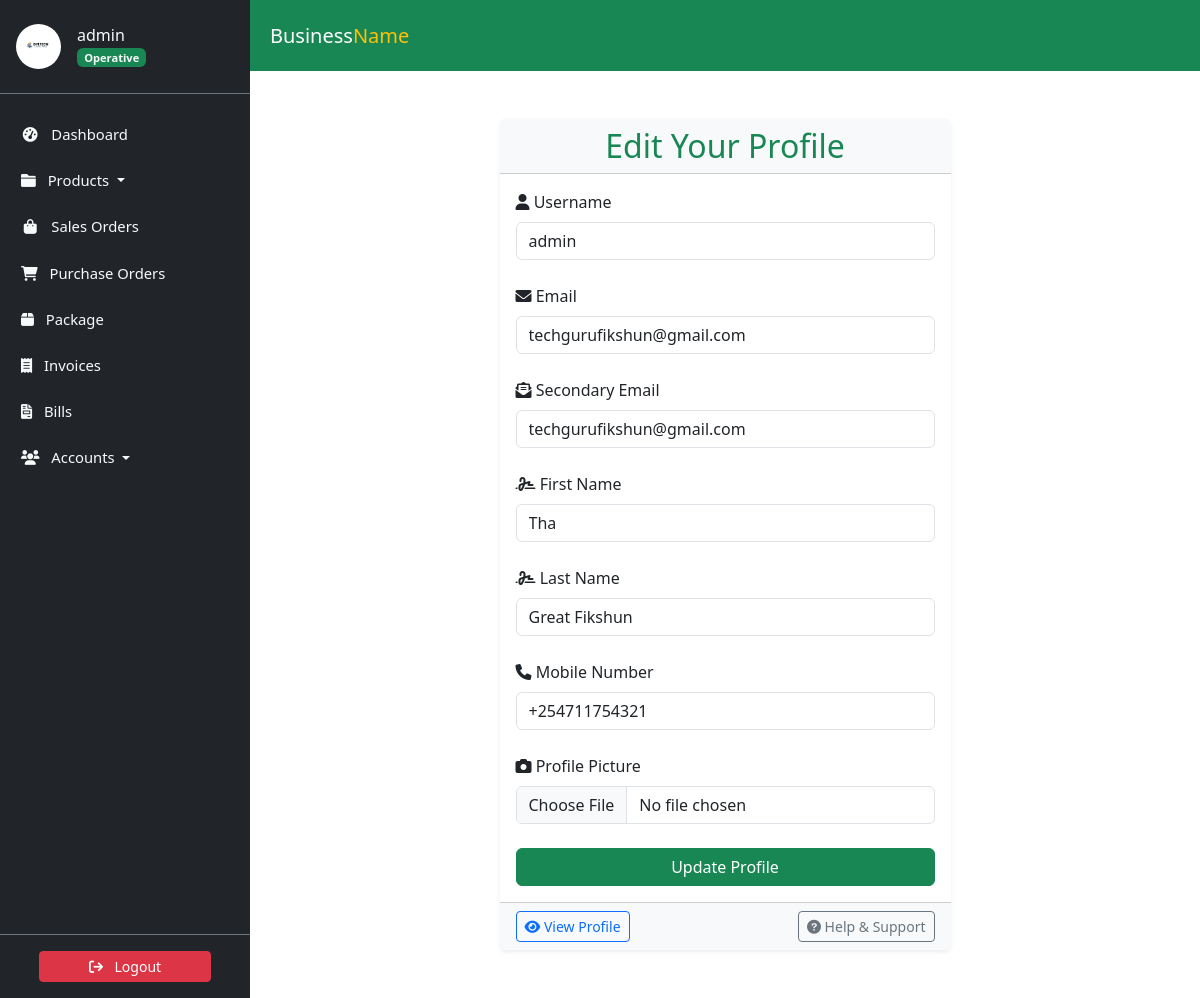
The page /staff/profile/update/ (signed in) on the database its author committed.
### accounts/models.py (models this page shows, shortened)
class Profile(models.Model):
    user = models.OneToOneField(
        User, on_delete=models.CASCADE, verbose_name='User'
    )
    slug = AutoSlugField(
        unique=True,
        verbose_name='Account ID',
        populate_from='email'
    )
    profile_picture = ProcessedImageField(
        default='profile_pics/default.jpg',
        upload_to='profile_pics',
        format='JPEG',
        processors=[ResizeToFill(150, 150)],
        options={'quality': 100}
    )
    telephone = PhoneNumberField(
        null=True, blank=True, verbose_name='Telephone'
    )
    email = models.EmailField(
        max_length=150, blank=True, null=True, verbose_name='Email'
    )
    first_name = models.CharField(
        max_length=30, blank=True, verbose_name='First Name'
    )
    last_name = models.CharField(
        max_length=30, blank=True, verbose_name='Last Name'
    )
    status = models.CharField(
        choices=STATUS_CHOICES,
        max_length=12,
        default='INA',
        verbose_name='Status'
    )
    role = models.CharField(
        choices=ROLE_CHOICES,
        max_length=12,
        blank=True,
        null=True,
        verbose_name='Role'
    )
    class Meta:
        ordering = ['slug']
        verbose_name = 'Profile'
        verbose_name_plural = 'Profiles'

### accounts/views.py (the view)
# urls.py: path('profile/update/', user_views.profile_update,
@login_required
def profile_update(request):
    if request.method == 'POST':
        u_form = UserUpdateForm(request.POST, instance=request.user)
        p_form = ProfileUpdateForm(
            request.POST,
            request.FILES,
            instance=request.user.profile
        )
        if u_form.is_valid() and p_form.is_valid():
            u_form.save()
            p_form.save()
            return redirect('user-profile')  # Redirect to profile page after update
    else:
        u_form = UserUpdateForm(instance=request.user)
        p_form = ProfileUpdateForm(instance=request.user.profile)
    return render(
        request,
        'accounts/profile_update.html',
        {'u_form': u_form, 'p_form': p_form}
    )

### accounts/forms.py
class UserUpdateForm(forms.ModelForm):
    class Meta:
        model = User
        fields = [
            'username',
            'email'
        ]

class ProfileUpdateForm(forms.ModelForm):
    class Meta:
        model = Profile
        fields = [
            'telephone',
            'email',
            'first_name',
            'last_name',
            'profile_picture'
        ]

### accounts/templates/accounts/profile_update.html (shortened to what this page needs)
{% extends 'store/base.html' %}
{% load crispy_forms_tags %}
{% block content %}
    <div class="container my-5">
        <div class="row justify-content-center">
            <div class="col-md-8 col-lg-6">
                <div class="card shadow-sm border-0">
                    <div class="card-header bg-light">
                        <h2 class="text-center text-success mb-0">Edit Your Profile</h2>
                    </div>
                    <div class="card-body">
                        <form method="POST" enctype="multipart/form-data">
                            <div class="mb-4">
                                <label for="username" class="form-label"><i class="fas fa-user"></i> Username</label>
                                <input type="text" id="username" class="form-control {% if u_form.username.errors %}is-invalid{% endif %}" name="username" value="{{ u_form.username.value }}">
                            </div>
                            <div class="mb-4">
                                <label for="email" class="form-label"><i class="fas fa-envelope"></i> Email</label>
                                <input type="email" id="email" class="form-control {% if u_form.email.errors %}is-invalid{% endif %}" name="email" value="{{ u_form.email.value }}">
                            </div>
                            <div class="mb-4">
                                <label for="secondary_email" class="form-label"><i class="fas fa-envelope-open-text"></i> Secondary Email</label>
                                <input type="email" id="secondary_email" class="form-control {% if p_form.email.errors %}is-invalid{% endif %}" name="secondary_email" value="{{ p_form.email.value }}">
                            </div>
                            <div class="mb-4">
                                <label for="first_name" class="form-label"><i class="fas fa-signature"></i> First Name</label>
                                <input type="text" id="first_name" class="form-control {% if p_form.first_name.errors %}is-invalid{% endif %}" name="first_name" value="{{ p_form.first_name.value }}">
                            </div>
                            <div class="mb-4">
                                <label for="last_name" class="form-label"><i class="fas fa-signature"></i> Last Name</label>
                                <input type="text" id="last_name" class="form-control {% if p_form.last_name.errors %}is-invalid{% endif %}" name="last_name" value="{{ p_form.last_name.value }}">
                            </div>
                            <div class="mb-4">
                                <label for="telephone" class="form-label"><i class="fas fa-phone"></i> Mobile Number</label>
                                <input type="text" id="telephone" class="form-control {% if p_form.telephone.errors %}is-invalid{% endif %}" name="telephone" value="{{ p_form.telephone.value }}">
                            </div>
                            <div class="mb-4">
                                <label for="profile_picture" class="form-label"><i class="fas fa-camera"></i> Profile Picture</label>
                                <input type="file" id="profile_picture" class="form-control {% if p_form.profile_picture.errors %}is-invalid{% endif %}" name="profile_picture">
                            </div>
                            <button type="submit" class="btn btn-success w-100">Update Profile</button>
                        </form>
                    </div>
                    <div class="card-footer bg-light">
                        <div class="row">
                            <div class="col-md-6">
                                <a href="{% url 'user-profile' %}" class="btn btn-sm btn-outline-primary">
                                    <i class="fas fa-eye"></i> View Profile
                                </a>
                            </div>
                            <div class="col-md-6 text-end">
                                <a href="#" class="btn btn-sm btn-outline-secondary">
                                    <i class="fas fa-question-circle"></i> Help & Support
                                </a>
                            </div>
                        </div>
                    </div>
                </div>
            </div>
        </div>
    </div>
{% endblock %}

### store/templates/store/sidebar.html (shortened to what this page needs)
<link href="https://cdn.jsdelivr.net/npm/bootstrap@5.3.3/dist/css/bootstrap.min.css" rel="stylesheet">
<link href="https://cdnjs.cloudflare.com/ajax/libs/font-awesome/6.0.0-beta3/css/all.min.css" rel="stylesheet">
<aside class="sidebar position-fixed top-0 left-0 overflow-auto h-100 bg-dark text-light" id="show-side-navigation1">
    <div class="sidebar-header d-flex align-items-center px-3 py-4 border-bottom border-secondary">
        <a href="{% url 'user-profile' %}" class="d-flex align-items-center text-decoration-none text-light">
            <img class="rounded-circle img-fluid" id="sidebar-img" width="45" src="{{ request.user.profile.profile_picture.url }}" alt="Profile Picture" />
            <div class="ms-3">
                <h5 class="fs-6 mb-0">
                    {{ request.user.username }}{% if request.user.profile.role == 'AD' %} <i class="fa-solid fa-circle-check text-success"></i>{% endif %}
                </h5>
                <span class="badge bg-success text-light">
                    {% if request.user.profile.role == 'AD' %}
                        Admin
                    {% elif request.user.profile.role == 'EX' %}
                        Executive
                    {% else %}
                        Operative
                    {% endif %}
                </span>
            </div>
        </a>
    </div>
    <div class="nav-container">
        <ul class="nav flex-column mt-3">
            <li class="nav-item mb-2">
                <a class="nav-link text-light {% if request.resolver_match.url_name == 'dashboard' %}active{% endif %}" href="{% url 'dashboard' %}">
                    <i class="fa fa-tachometer-alt fa-fw me-2"></i> Dashboard
                </a>
            </li>
            <li class="nav-item mb-2 dropdown">
                <a class="nav-link text-light {% if request.resolver_match.url_name == 'productslist' %}active{% endif %} dropdown-toggle" href="#" id="productsDropdown" role="button" data-bs-toggle="dropdown" aria-expanded="false">
                    <i class="fa fa-folder me-2"></i> Products
                </a>
            </li>
            <li class="nav-item mb-2">
                <a class="nav-link text-light {% if request.resolver_match.url_name == 'saleslist' %}active{% endif %}" href="{% url 'saleslist' %}">
                    <i class="fa fa-shopping-bag fa-fw me-2"></i> Sales Orders
                </a>
            </li>
            <li class="nav-item mb-2">
                <a class="nav-link text-light {% if request.resolver_match.url_name == 'purchaseslist' %}active{% endif %}" href="{% url 'purchaseslist' %}">
                    <i class="fa fa-shopping-cart me-2"></i> Purchase Orders
                </a>
            </li>
            <li class="nav-item mb-2">
                <a class="nav-link text-light {% if request.resolver_match.url_name == 'deliveries' %}active{% endif %}" href="{% url 'deliveries' %}">
                    <i class="fa-solid fa-box me-2"></i> Package
                </a>
            </li>
            <li class="nav-item mb-2">
                <a class="nav-link text-light {% if request.resolver_match.url_name == 'invoicelist' %}active{% endif %}" href="{% url 'invoicelist' %}">
                    <i class="fa-solid fa-receipt me-2"></i> Invoices
                </a>
            </li>
            <li class="nav-item mb-2">
                <a class="nav-link text-light {% if request.resolver_match.url_name == 'bill_list' %}active{% endif %}" href="{% url 'bill_list' %}">
                    <i class="fa-solid fa-file-invoice me-2"></i> Bills
                </a>
            </li>
            <li class="nav-item mb-2 dropdown">
                <a class="nav-link text-light  dropdown-toggle" href="#" id="accountsDropdown" role="button" data-bs-toggle="dropdown" aria-expanded="false">
                    <i class="fa fa-users me-2"></i> Accounts
                </a>
            </li>
        </ul>
    </div>
    <div class="sidebar-footer position-absolute bottom-0 w-100 text-center py-3 bg-dark border-top border-secondary">
        <form action="{% url 'user-logout' %}" method="post">
            <button type="submit" class="btn btn-danger btn-sm w-75">
                <i class="fa fa-sign-out me-2"></i> Logout
            </button>
        </form>
    </div>
</aside>

### static/css/style.css (style rules this page uses)
:root { --dk-gray-100: #f3f4f6; --dk-gray-200: #e5e7eb; --dk-gray-300: #d1d5db; --dk-gray-400: #9ca3af; --dk-gray-500: #6b7280; --dk-gray-600: #4b5563; --dk-gray-700: #374151; --dk-gray-800: #1f2937; --dk-gray-900: #111827; --dk-dark-bg: #313348; --dk-darker-bg: #2a2b3d; --navbar-bg-color: #6f6486; --sidebar-bg-color: #252636; --sidebar-width: 250px; --sidebar-expanded-width: 230px; --sidebar-collapsed-width: 100px; --sidebar-header-bg: #212529; --nav-link-color: #adb5bd; --nav-link-active-bg: #495057; --dropdown-menu-bg: #495057; --dropdown-item-color: #adb5bd; --dropdown-item-active-bg: #6c757d; --sidebar-separator-bg: #4caf50; --logo-separator-height: 60px; --sidebar-item-height: 50px; --submenu-item-height: 45px; }
* { margin: 0; padding: 0; box-sizing: border-box; }
body { font-family: "Inter", sans-serif; background-color: #fff; }
a { text-decoration: none; }
.sidebar { font-size: 0.925rem; background-color: var(--sidebar-bg-color); width: var(--sidebar-width); transition: width 0.3s ease-in-out; z-index: 9999999; }
.sidebar .sidebar-header { background-color: var(--sidebar-header-bg); border-bottom: 1px solid #2a2b3c; }
.sidebar ul > li > a { color: var(--dk-gray-400); text-decoration: none; }

### store/templates/store/sidebar.html (style rules this page uses)
.sidebar { width: 250px; background-color: #343a40; color: #fff; position: fixed; top: 0; bottom: 0; display: flex; flex-direction: column; }
.sidebar-header { background-color: #212529; }
.nav-container { flex: 1; overflow-y: auto; padding: 5px; }
.nav-link { color: #adb5bd; }
.sidebar-footer { background-color: #212529; text-align: center; padding: 10px; }

### rows shown on the page
Profile: secondary_email "techgurufikshun@gmail.com", first_name "Tha", last_name "Great Fikshun", telephone "+254711754321"

### other values the page prints
{{ request.user.username }} "admin"
